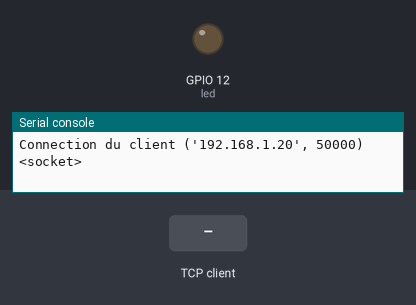
This program was run on a simulated ESP32 board running MicroPython. On the bench: output pins drawn as LEDs (lit = HIGH), the last lines printed to the serial console. Inputs (shaded band) come from the test bench. WiFi joins after 1.5 s; one TCP client connects 1 s after the port opens and stays connected.

Above: at 2.7 s.
2.8 s: the TCP client sends "a"
At 3.8 s:
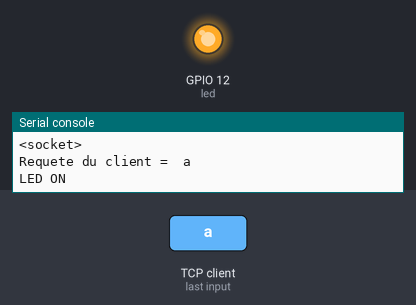
4.3 s: the TCP client sends "e"
At 4.9 s:
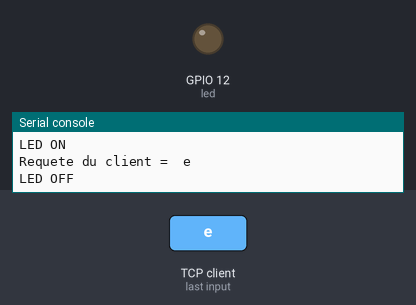
Timing chart, 0 to 7.3 s (numbered marks = the images above; inputs shaded):
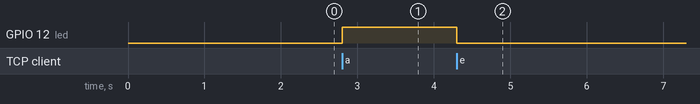

The program:

led_putty.py
```python
from machine import Pin
import usocket as socket

import network

led = Pin(12,Pin.OUT)

# user data
ssid = "raspi-webgui" # wifi router name
pw = "touchardNSI" # wifi router password

# wifi connection station mode
wifi = network.WLAN(network.STA_IF)
wifi.active(True)
wifi.connect(ssid, pw)

# wait for connection
while not wifi.isconnected():
    pass

# wifi connected
print(wifi.ifconfig())

s = socket.socket(socket.AF_INET, socket.SOCK_STREAM) #Crée une socket
s.bind(('', 23)) #liez le socket à une adresse et un port
s.listen(5) #ecoute le port 80

while True:
  connexion, adresse = s.accept() #le serveur accepte la connexion entrante sur le port 80
  print('Connection du client',adresse)
  connexion.send('connexion au serveur\n\r')
  print(connexion)
  cnx=True
  while cnx==True:
      requete = connexion.recv(1024).decode('ascii') #récupére la requete client
      print('Requete du client = ',requete)
      if requete =='a':              #l'indice est en position 6 alors allume la led
          print('LED ON')
          led.on()
          connexion.send('led allumée\n\r')
      elif requete =='e':
          print('LED OFF')
          led.off()
          connexion.send('led eteinte\n\r')
      elif requete =='q':
          print('Quit')
          led.off()
          cnx=False
          connexion.close()
```

Measured:
- after the input at 2.8 s, GPIO 12 (led): LOW → HIGH at once
- after the input at 4.3 s, GPIO 12 (led): HIGH → LOW at once
